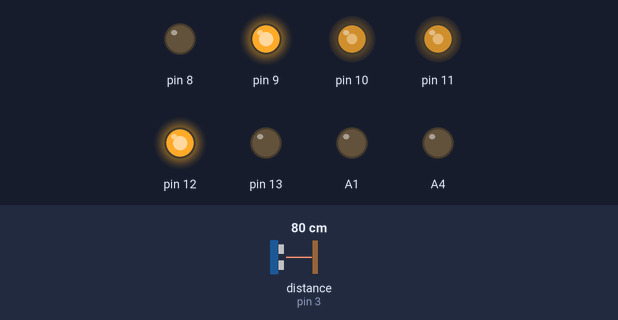
This sketch was run on a simulated Arduino Uno, built with avr-gcc and run on an emulated ATmega328P. On the bench: output pins drawn as LEDs (lit = HIGH). Dashed ring = blinking. Inputs (shaded band) come from the test bench; at power-on: distance to the obstacle (sensor on pin 3) 80 cm.

Above: at 1.2 s.
1.3 s: distance to the obstacle (sensor on pin 3) set to 17 cm
2.8 s: distance to the obstacle (sensor on pin 3) set to 13 cm
At 3.75 s:
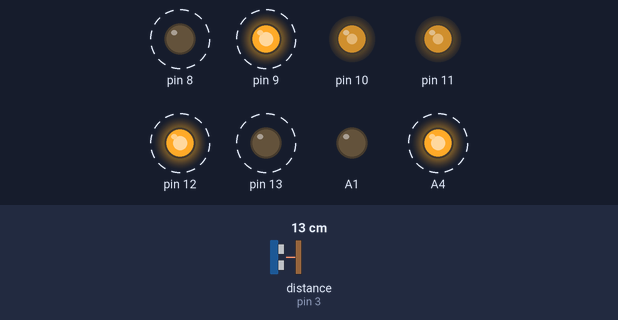
5.8 s: distance to the obstacle (sensor on pin 3) set to 18 cm
At 6.6 s:
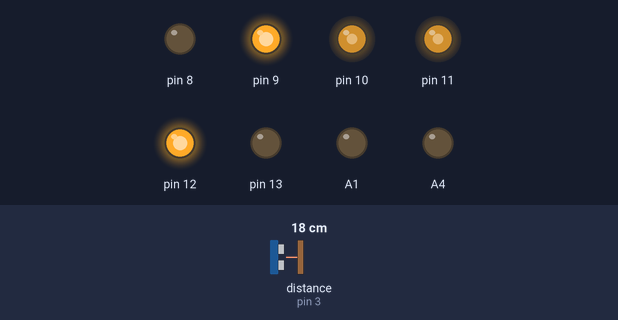
7.6 s: distance to the obstacle (sensor on pin 3) set to 2 cm
At 7.75 s:
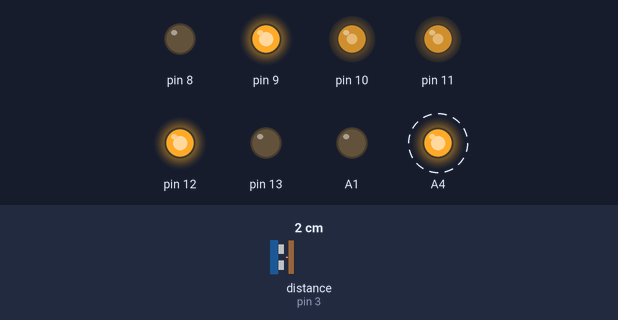
Timing chart, 0 to 11.6 s (numbered marks = the images above; inputs shaded):
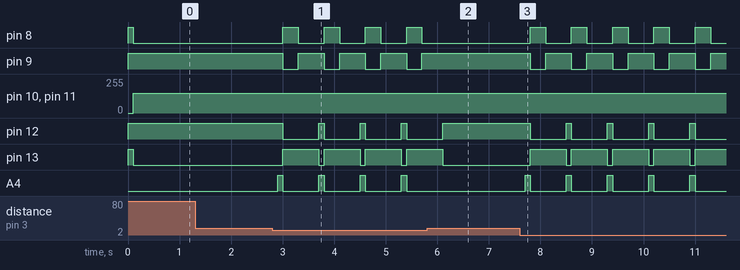

Measured:
- the behaviour switches between 15 and 14 cm on distance to the obstacle (sensor on pin 3) (found by bisection; images 0 and 1)
- after the input at 1.3 s, every drawn part: stays the same
- after the input at 2.8 s, pin 8: alternates HIGH for 0.30 s and LOW for 0.50 s, starting after 0.20 s; pin 9: alternates HIGH for 0.50 s and LOW for 0.30 s, starting after 0.20 s
- after the input at 5.8 s, pin 8, A4: stops changing and stays LOW; pin 9: stops changing and stays HIGH; pin 12: goes on until 6.1 s, then stays HIGH; pin 13: goes on until 6.1 s, then stays LOW
- after the input at 7.6 s, pin 8: alternates HIGH for 0.30 s and LOW for 0.50 s, starting after 0.20 s; pin 9: alternates HIGH for 0.50 s and LOW for 0.30 s, starting after 0.20 s

The sketch:

T800.ino
```cpp
#include <Thread.h>
#include <ThreadController.h>
#include <Ultrasonic.h>

#include <XMotor.h>
#include <SmartCar.h>
#include <Buzzer.h>

ThreadController ctrl = ThreadController();

Thread Actuators      = Thread();
Thread Sensors        = Thread();

Ultrasonic Sensor(4, 3);

XMotor M1(10, 9 ,8);
XMotor M2(11, 13, 12);

SmartCar Car(M1, M2);

Buzzer Bip(A4, A1);

int distance;

void actuatorCall() {

    Car.speed(150, 150);
    Car.forward();

    if (distance < 15) {
        Bip.bip();
        Car.backward(300);
        Car.toTheLeft(300);
    }
}

void sensorCall() {
    distance = getDistance();
}

void setup () {

    Car.stop();

    Serial.begin(9600);

    Sensors.onRun(sensorCall);
    Sensors.setInterval(50);

    Actuators.onRun(actuatorCall);
    Actuators.setInterval(100);

    ctrl.add(&Actuators);
    ctrl.add(&Sensors);
}

float getDistance() {
    return Sensor.convert(Sensor.timing(), Ultrasonic::CM);
}

void loop () {
    ctrl.run();
}
```

Buzzer.cpp
```cpp
#include <Arduino.h>
#include <Buzzer.h>

Buzzer::Buzzer(uint8_t vcc, uint8_t gnd): _vcc(vcc), _gnd(gnd) {

    pinMode(_vcc, OUTPUT);
    pinMode(_gnd, OUTPUT);

    digitalWrite(_gnd, LOW);
    digitalWrite(_vcc, LOW);
}

void Buzzer::bip() {
    digitalWrite(_vcc, HIGH);
    delay(100);
    digitalWrite(_vcc, LOW);
}
```

Buzzer.h
```cpp
#ifndef Buzzer_h
#define Buzzer_h

#include "Arduino.h"

class Buzzer {
    private:
        uint8_t _vcc, _gnd;
    public:
        Buzzer(uint8_t vcc, uint8_t gnd);
        void bip();
};

#endif
```

SmartCar.cpp
```cpp
#include <Arduino.h>
#include <SmartCar.h>

SmartCar::SmartCar(XMotor m1, XMotor m2): _m1(m1), _m2(m2) {
	// ...
}

void SmartCar::speed(int speed_m1, int speed_m2) {
	_m1.speed(speed_m1);
	_m2.speed(speed_m2);
}

void SmartCar::stop() {
	_m1.stop();
	_m2.stop();
}

void SmartCar::forward() {
	_m1.cw();
	_m2.ccw();
}

void SmartCar::backward(int timer) {
	_m1.ccw();
	_m2.cw();
	delay(timer);
}

void SmartCar::toTheLeft(int timer) {
	_m1.cw();
	_m2.cw();
	delay(timer);
}

void SmartCar::toTheRight(int timer) {
	_m1.ccw();
	_m2.ccw();
	delay(timer);
}
```

SmartCar.h
```cpp
#ifndef SmartCar_h
#define SmartCar_h

#include <Arduino.h>
#include <XMotor.h>

class SmartCar {
	private:
	    XMotor _m1, _m2;
  	public:
	    SmartCar(XMotor m1, XMotor m2);
	    void speed(int speed_m1, int speed_m2);
	    void forward();
	    void backward(int timer);
	    void toTheLeft(int timer);
	    void toTheRight(int timer);
	    void stop();
};

#endif
```

XMotor.cpp
```cpp
#include <Arduino.h>
#include <XMotor.h>

XMotor::XMotor(uint8_t speed_pin, uint8_t in1_pin, uint8_t in2_pin): _speed_pin(speed_pin), _in1_pin(in1_pin), _in2_pin(in2_pin) {
    pinMode(_speed_pin, OUTPUT);
    pinMode(_in1_pin, OUTPUT);
    pinMode(_in2_pin, OUTPUT);
}

void XMotor::speed(int speed) {
    analogWrite(_speed_pin, speed);
}

void XMotor::stop() {
    digitalWrite(_in1_pin, HIGH);
    digitalWrite(_in2_pin, HIGH);
}

void XMotor::cw() {
    digitalWrite(_in1_pin, HIGH);
    digitalWrite(_in2_pin, LOW);
}

void XMotor::ccw() {
    digitalWrite(_in1_pin, LOW);
    digitalWrite(_in2_pin, HIGH);
}
```

XMotor.h
```cpp
#ifndef XMotor_h
#define XMotor_h

#include "Arduino.h"

class XMotor {
    private:
        uint8_t _speed_pin, _in1_pin, _in2_pin;
    public:
        XMotor(uint8_t speed_pin, uint8_t in1_pin, uint8_t in2_pin);
        void speed(int speed);
        void stop();
        void cw();
        void ccw();
};

#endif
```
